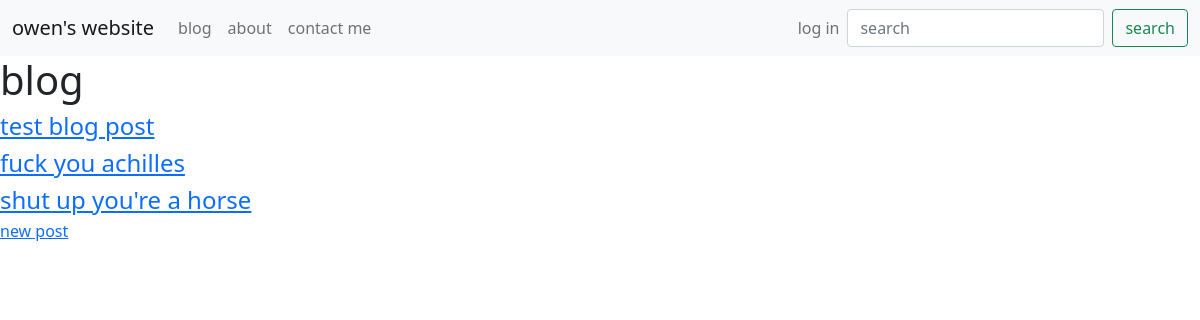
The page /blog/ on the database as committed earlier.
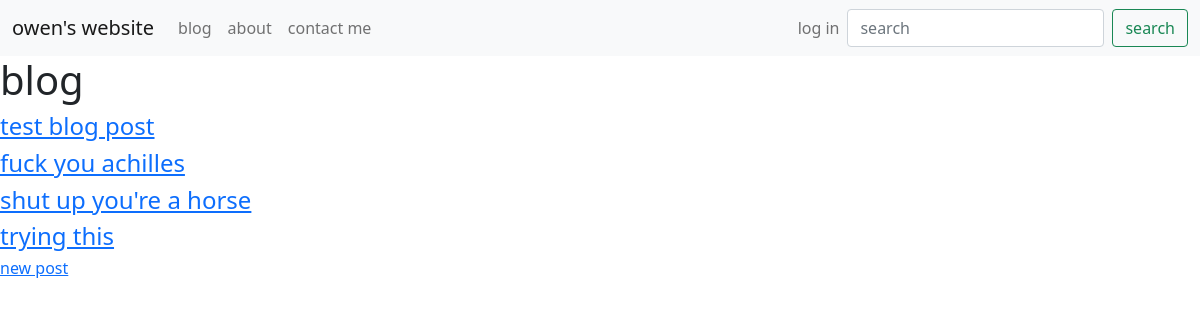
The same page on the database as committed later.
### blog/models.py (models this page shows)
class BlogPost(models.Model):
    title = models.CharField(max_length=100)
    author = models.CharField(max_length=100)
    content = models.TextField()
    def get_absolute_url(self):
        return f'/blog/{self.id}'

### blog/views.py (the view)
# urls.py: path('', blog_list_view),
def blog_list_view(request):
    qs = BlogPost.objects.all()
    template_name = 'pages/blog_list.html'
    context = {'title': 'blog',
               'object_list': qs, }
    return render(request, template_name, context)

### blog/templates/pages/blog_list.html
{% extends 'base.html' %}
{% block content %}
<h1>{{ title }}</h1>
{% for object in object_list %}
  {% include 'pages/list-inline.html' with blog_post=object %}
{% endfor %}
<h6>
  <a href='new/'>new post</a>
</h6>
{% endblock %}

### blog/templates/pages/list-inline.html
<h4>
  <a href='{{ blog_post.get_absolute_url }}'>{{ blog_post.title }}</a>
</h4>

Rows that differ between the two databases and show on the page:
added BlogPost: title "trying this"
